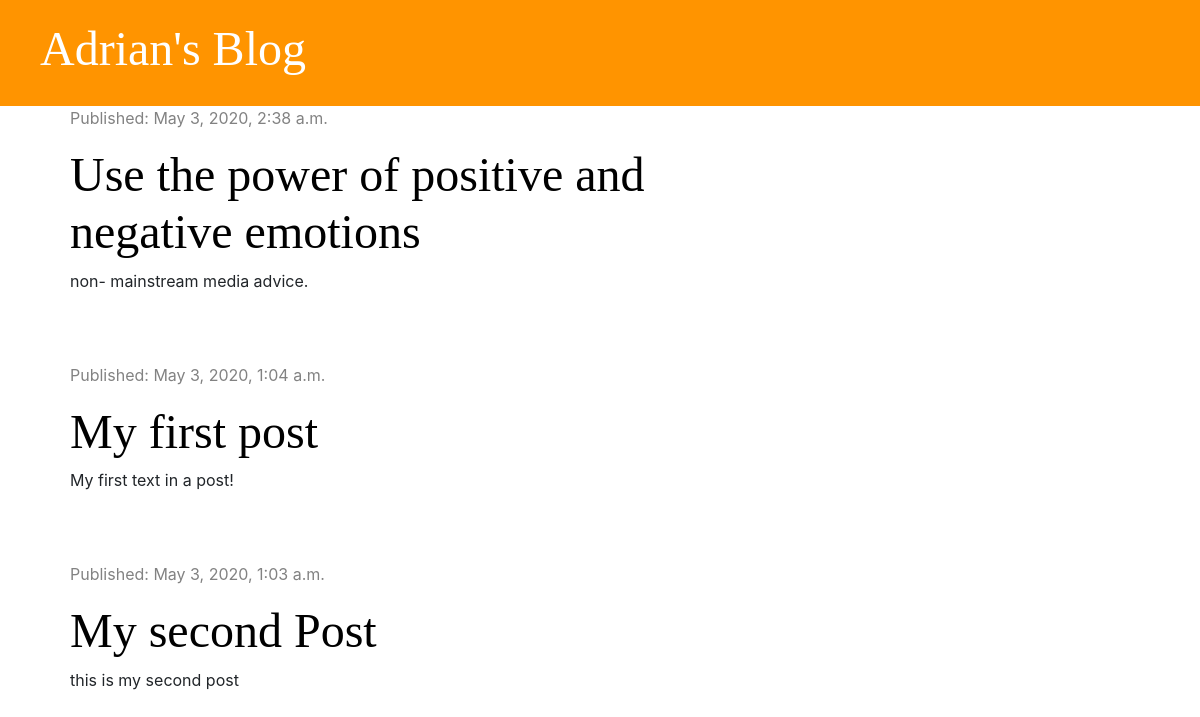
The app's page /, older data.
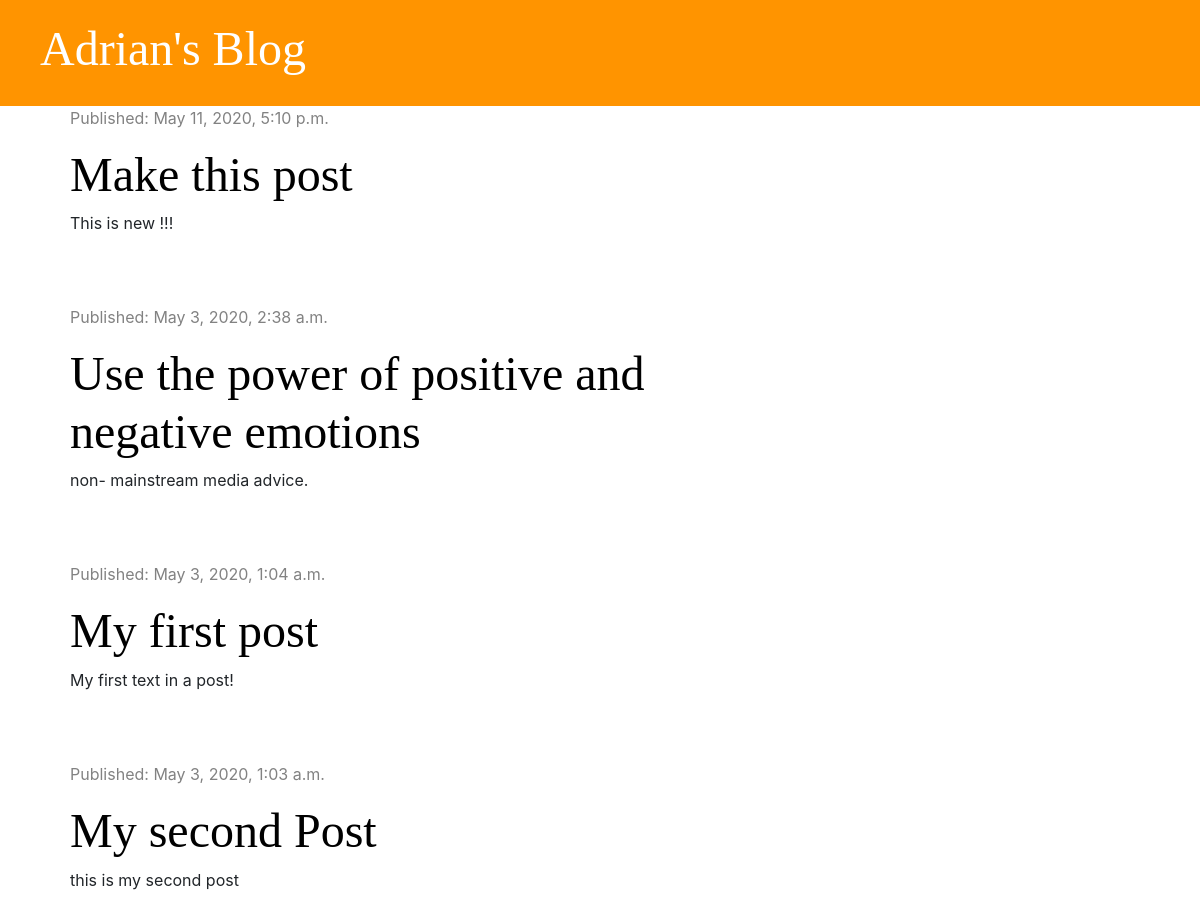
The same page, newer data.
### blog/models.py (models this page shows, shortened)
class Post(models.Model):
    author = models.ForeignKey('auth.User', on_delete=models.CASCADE)
    title = models.CharField(max_length=200)
    text = models.TextField()
    create_date = models.DateTimeField(default=timezone.now)
    published_date = models.DateTimeField(blank=True, null=True)

### blog/views.py (the view)
# urls.py: path('', views.post_list, name='post_list'),
def post_list(request):
    posts = Post.objects.filter(published_date__lte=timezone.now()).order_by('-published_date')
    stuff_for_frontend = {'posts': posts}
    return render(request, 'blog/post_list.html', stuff_for_frontend)

### blog/templates/blog/post_list.html
{% extends 'blog/base.html' %}
{% block content %}
    {% for post in posts %}
        <div class="post">
            <div class="date">
                <p>Published: {{ post.published_date }}</p>
            </div>
            <h1><a href="{% url 'post_detail' pk=post.pk %}">{{ post.title }}</a></h1>
            <p>{{ post.text|linebreaksbr }}</p>
        </div>
    {% endfor %}
{% endblock %}

Row changes from the older to the newer data that the page shows:
added Post: published_date "May 11, 2020, 5:10 p.m.", title "Make this post", text "This is new !!!"
